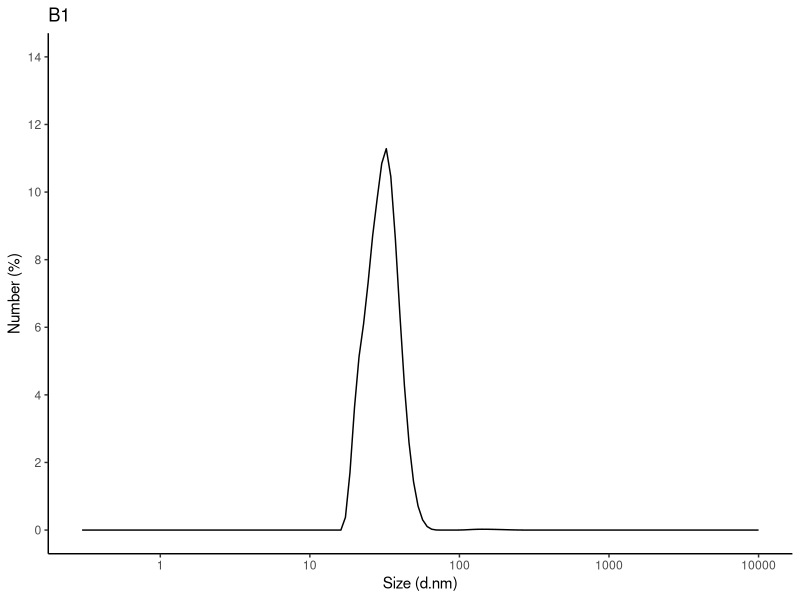
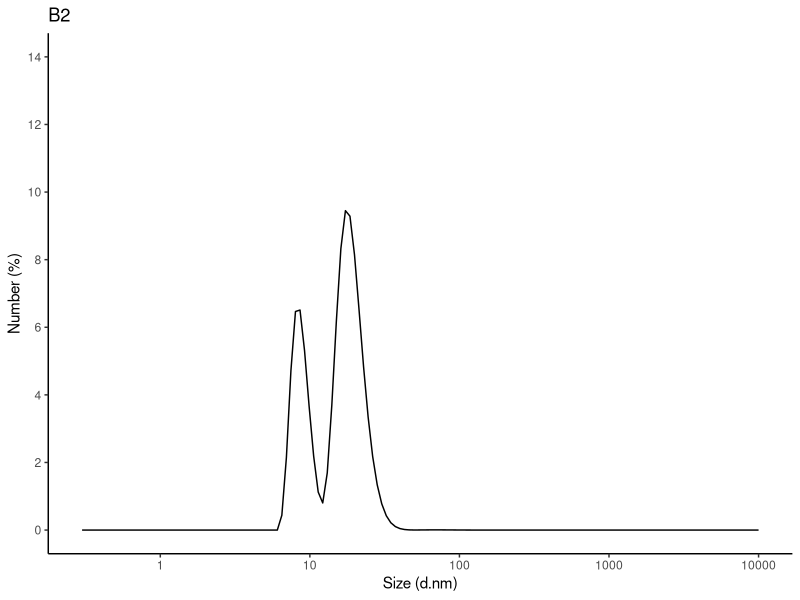
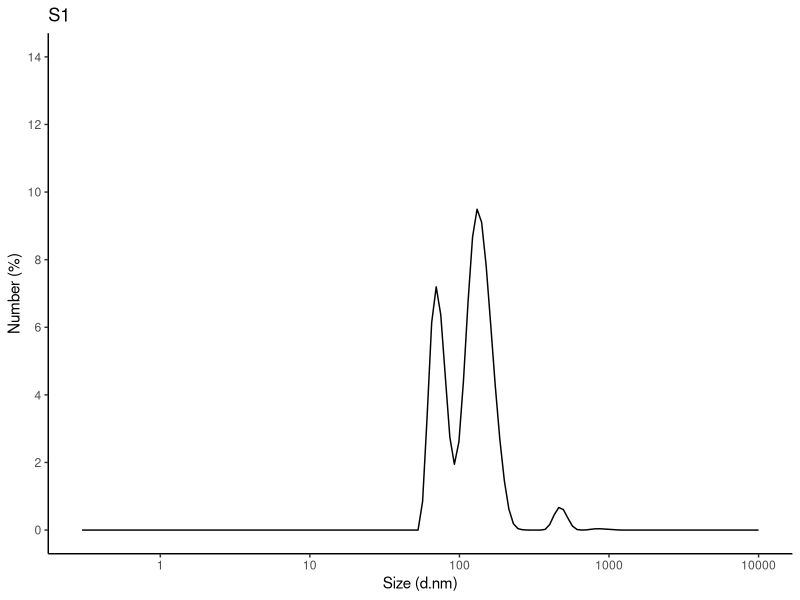
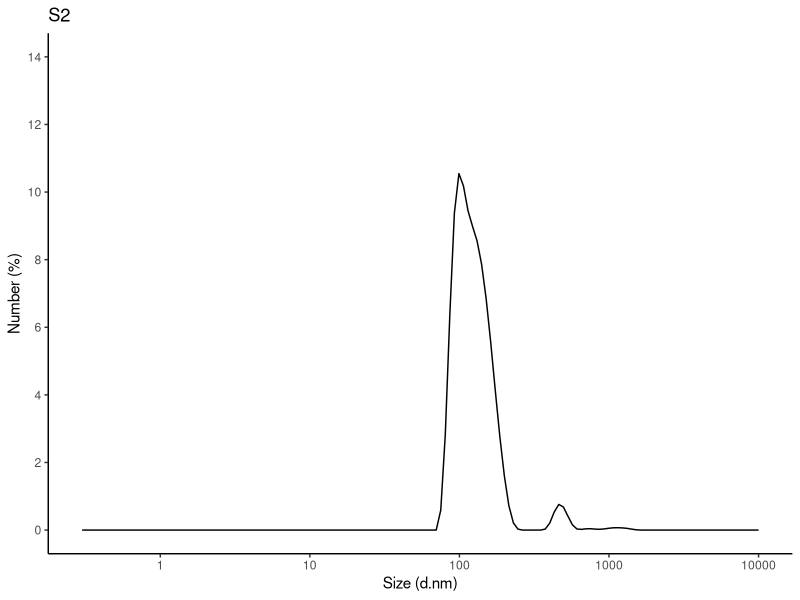
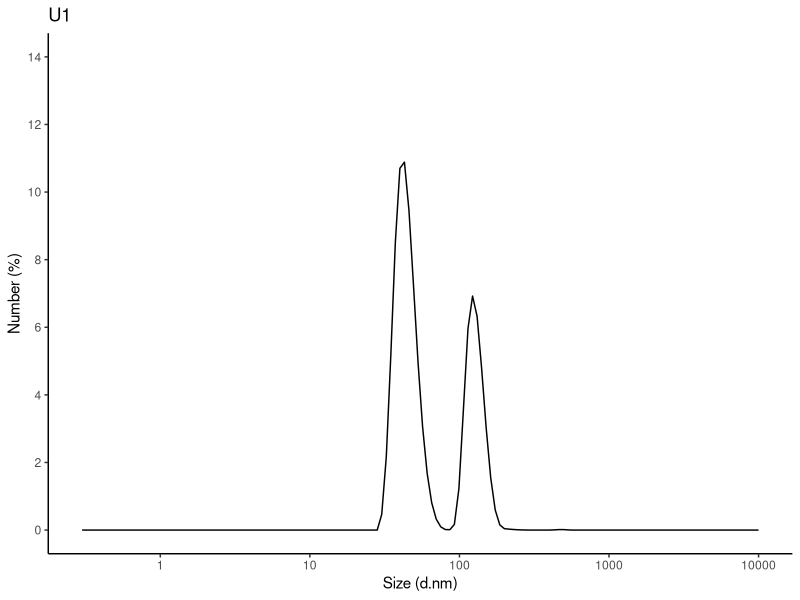
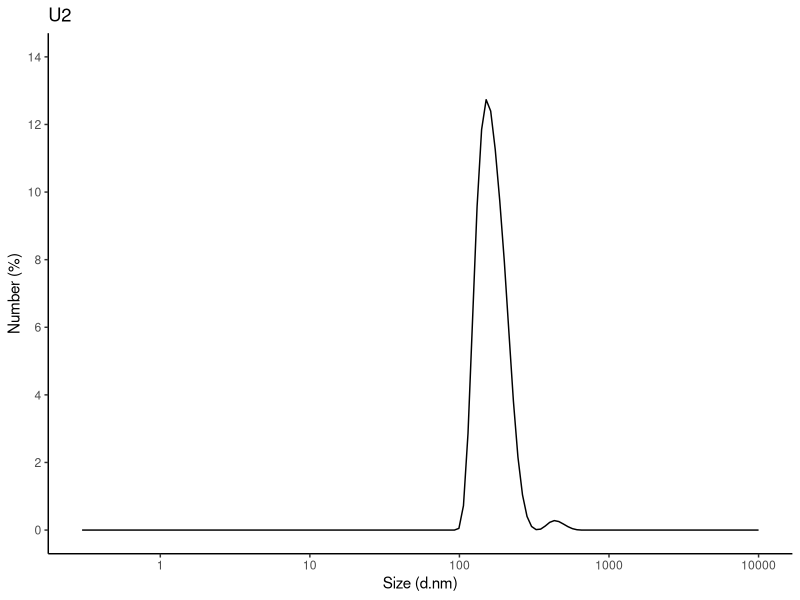
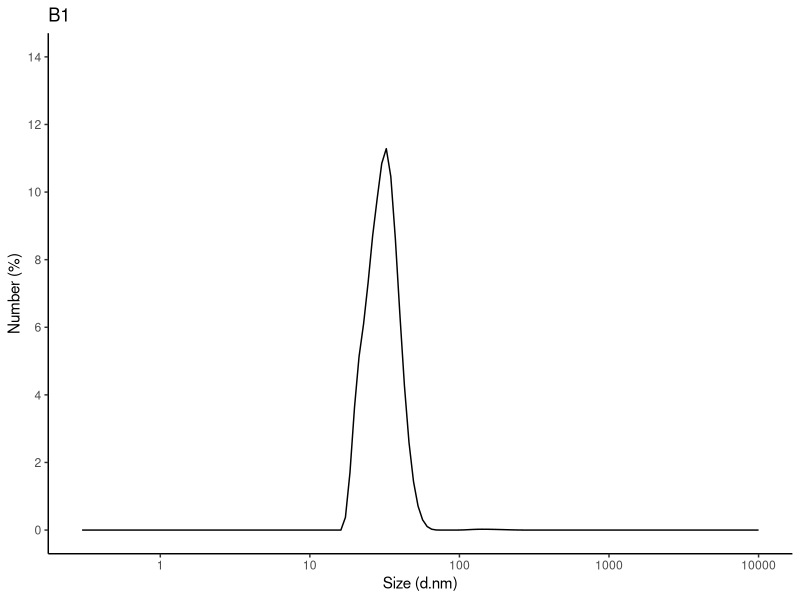
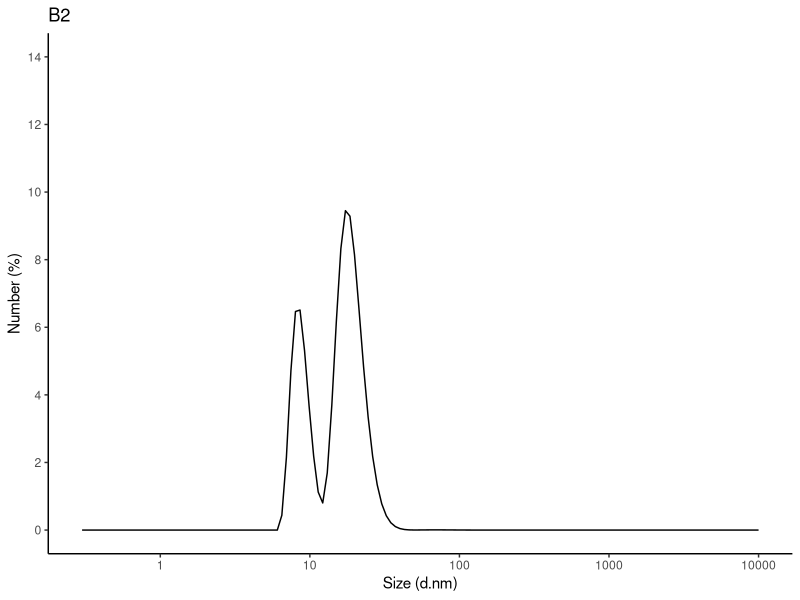

Here is the R script that generated these plots, in order: (Note: this script raises an error after producing the figures.)
################################################################################
############################     DLS Analysis     ##############################
################################################################################

# Libraries required:
library(here)
library(dplyr)
library(tidyr)
library(ggplot2)
library(svglite)

# Create directory for files output
dir.create(here('outputs', '01_DLS-data'))

# Data input: DLS analysis output, in long format
data <- read.delim(here('data', 'DSV_analysis_input.txt'))

# Create unique IDs for each sample
id <- paste(1:150, "id", sep = "_")
data$id <- rep(id, nrow(data)/150)

# Remove patients 3 and 4
data <- data %>%
  filter(! Patient %in% c("U3", "U4", "S3", "S4", "B3", "B4"))

# Summarize (mean) Number of particles and Size of the particles
data.summarized <- data %>%
  group_by(Patient, id) %>%
  summarise(mean_number = mean(Number),
            mean_size = mean(Size))

# Plot the graphs
for (i in levels(factor(data.summarized$Patient))) {
  file_name <- paste(i, ".svg", sep = "")
  gg <- data.summarized %>%
    filter(Patient == i) %>%
    ggplot(., aes(x = mean_size, y = mean_number, group = 1))+
    geom_line()+
    scale_x_log10() +
    theme_classic() +
    labs(title = i,
         x = "Size (d.nm)",
         y = "Number (%)") +
    scale_y_continuous(breaks=seq(0,14,by=2), limits = c(0,14))
  print(gg)
  ggsave(filename = here('outputs', '01_DLS-data', file_name))
}

# Save summarized DLS data
save(data.summarized, file = here("outputs", "01_DLS-data", "01_DLS-data_summarized.RData"))
